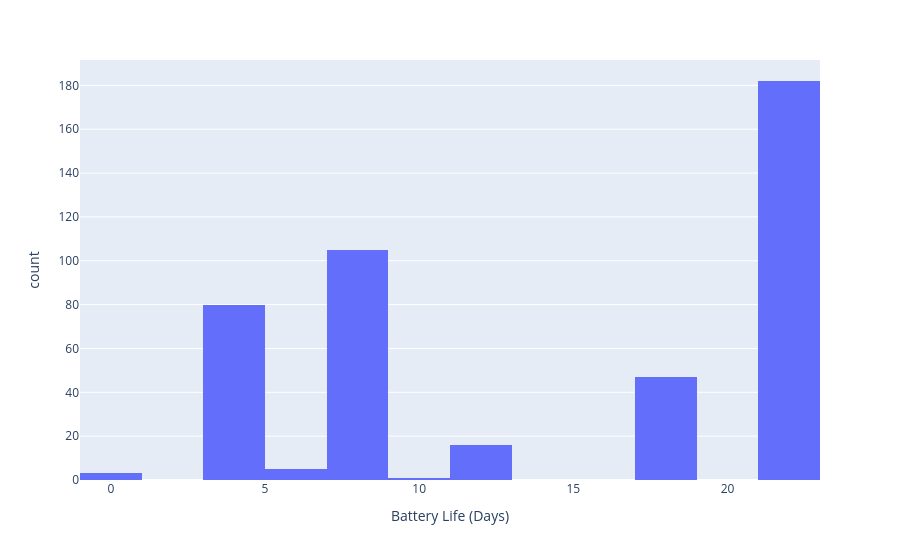

The code cell stored with this chart in its notebook:
### Code cell
px.histogram(data_frame=data, x="Battery Life (Days)",)

### Figure 1 — Plotly figure (JSON) as saved in the notebook; plotly's stock layout.template omitted (floating-point values rounded to 4 significant figures; data arrays with more than 128 entries replaced by an {"elided": "..."} marker saying what was removed)
{"data": [{"bingroup": "x", "hovertemplate": "Battery Life (Days)=%{x}<br>count=%{y}<extra></extra>", "legendgroup": "", "marker": {"color": "#636efa", "pattern": {"shape": ""}}, "name": "", "orientation": "v", "showlegend": false, "type": "histogram", "x": {"elided": "440 float values"}, "xaxis": "x", "yaxis": "y"}], "layout": {"barmode": "relative", "legend": {"tracegroupgap": 0}, "margin": {"t": 60}, "xaxis": {"anchor": "y", "domain": [0, 1], "title": {"text": "Battery Life (Days)"}}, "yaxis": {"anchor": "x", "domain": [0, 1], "title": {"text": "count"}}}}
